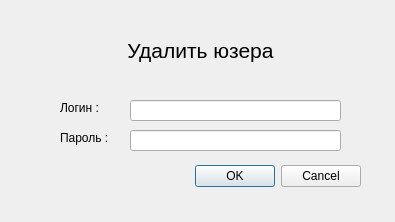
<?xml version="1.0" encoding="UTF-8"?>
<ui version="4.0">
 <class>DeleteUserDialog</class>
 <widget class="QDialog" name="DeleteUserDialog">
  <property name="geometry">
   <rect>
    <x>0</x>
    <y>0</y>
    <width>395</width>
    <height>222</height>
   </rect>
  </property>
  <property name="windowTitle">
   <string>Dialog</string>
  </property>
  <widget class="QLabel" name="label_4">
   <property name="geometry">
    <rect>
     <x>60</x>
     <y>130</y>
     <width>71</width>
     <height>16</height>
    </rect>
   </property>
   <property name="text">
    <string>Пароль : </string>
   </property>
  </widget>
  <widget class="QLabel" name="label">
   <property name="geometry">
    <rect>
     <x>20</x>
     <y>20</y>
     <width>361</width>
     <height>61</height>
    </rect>
   </property>
   <property name="font">
    <font>
     <pointsize>16</pointsize>
    </font>
   </property>
   <property name="text">
    <string>Удалить юзера</string>
   </property>
   <property name="alignment">
    <set>Qt::AlignCenter</set>
   </property>
  </widget>
  <widget class="QLineEdit" name="selete_user_password_lineEdit">
   <property name="geometry">
    <rect>
     <x>130</x>
     <y>130</y>
     <width>211</width>
     <height>21</height>
    </rect>
   </property>
  </widget>
  <widget class="QLabel" name="label_3">
   <property name="geometry">
    <rect>
     <x>60</x>
     <y>100</y>
     <width>71</width>
     <height>16</height>
    </rect>
   </property>
   <property name="text">
    <string>Логин : </string>
   </property>
  </widget>
  <widget class="QLineEdit" name="delete_user_login_lineEdit">
   <property name="geometry">
    <rect>
     <x>130</x>
     <y>100</y>
     <width>211</width>
     <height>21</height>
    </rect>
   </property>
  </widget>
  <widget class="QDialogButtonBox" name="buttonBox">
   <property name="geometry">
    <rect>
     <x>40</x>
     <y>160</y>
     <width>321</width>
     <height>32</height>
    </rect>
   </property>
   <property name="orientation">
    <enum>Qt::Horizontal</enum>
   </property>
   <property name="standardButtons">
    <set>QDialogButtonBox::Cancel|QDialogButtonBox::Ok</set>
   </property>
  </widget>
 </widget>
 <resources/>
 <connections/>
</ui>
